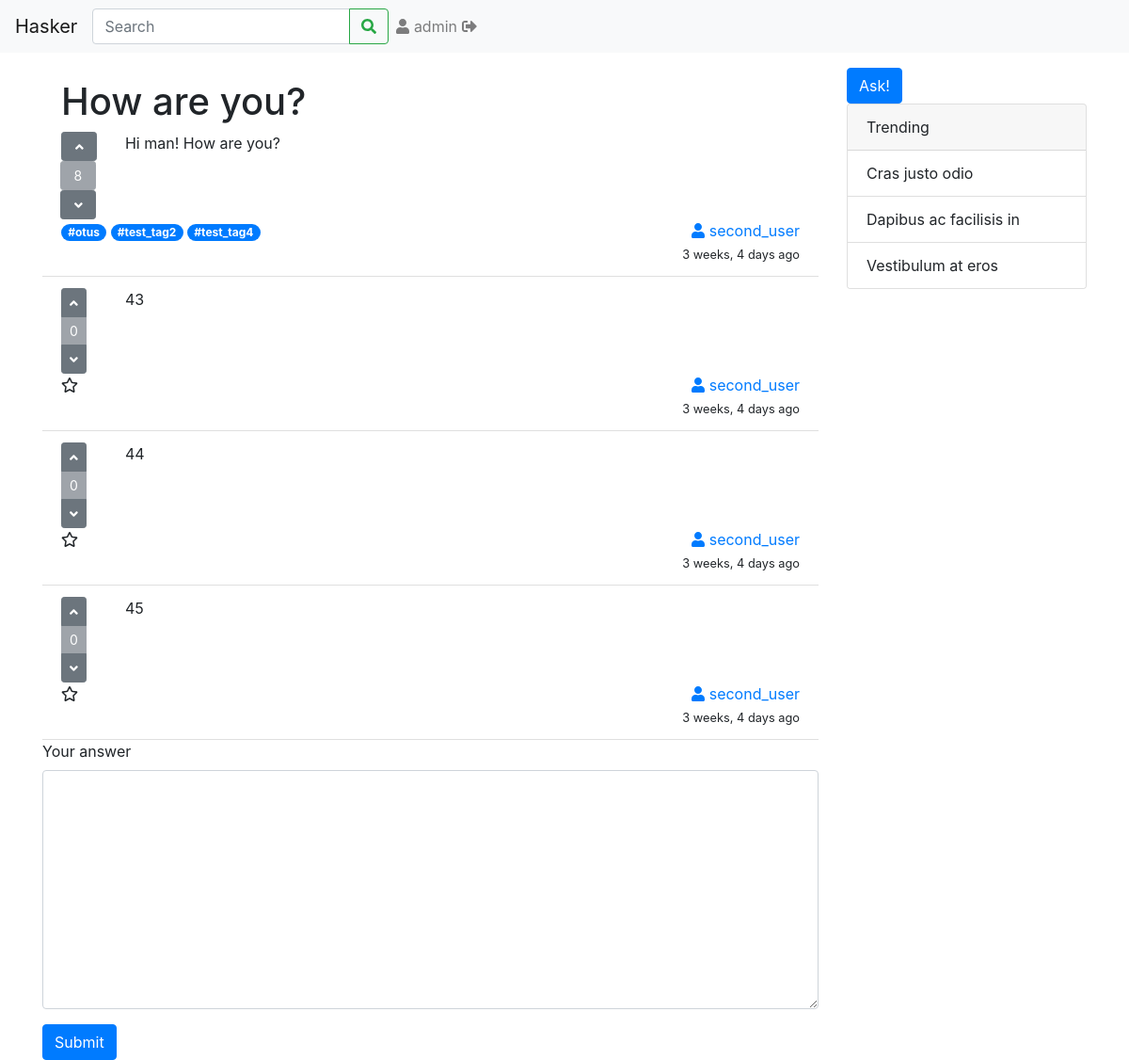
Screenshot of /qa/1/ (signed in) with the database file from the repository.
### qa/models.py (models this page shows, shortened)
class Question(models.Model):
    header = models.CharField(max_length=100)
    text = models.TextField()
    pub_date = models.DateTimeField(default=timezone.now)
    author = models.ForeignKey(User, on_delete=models.SET_NULL, null=True, blank=True)
    right_answer = models.ForeignKey(Answer, on_delete=models.SET_NULL, null=True, blank=True)
    votes = models.IntegerField(default=0)

class Tag(models.Model):
    word = models.CharField(max_length=30)
    questions = models.ManyToManyField(Question, blank=True)
    def __str__(self):
        return self.word

class Answer(models.Model):
    content = models.TextField()
    author = models.ForeignKey(User, on_delete=models.SET_NULL, null=True, blank=True)
    for_question = models.ForeignKey('qa.Question', on_delete=models.CASCADE)
    pub_date = models.DateTimeField(default=timezone.now)
    votes = models.IntegerField(default=0)

### qa/views.py (the view)
# urls.py: path('<int:pk>/', views.QuestionView.as_view(), name='question_view'),
class QuestionView(DetailView):
    model = Question
    template_name = 'qa/question.html'

### qa/templates/qa/question.html (shortened to what this page needs)
{% extends 'qa/base.html' %}
{% block body %}
    <ul class="list-group list-group-flush">
        <li class="list-group-item">
            <h1>{{ question.header }}</h1>
            <div class="row">
                <div class="col-1">
                    <div class="btn-group-vertical">
                        <form action="{% url 'qa:question_vote' question.id %}" method="post">
                            <button type="submit" name="question_vote" id="question_vote_up" value="up"
                                    class="btn btn-sm btn-secondary">
                                <i class="fas fa-angle-up"></i>
                            </button>
                            <button type="button"
                                    class="btn btn-sm btn-secondary disabled">{{ question.votes }}</button>
                            <button type="submit" name="question_vote" id="question_vote_down" value="down"
                                    class="btn btn-sm btn-secondary">
                                <i class="fas fa-angle-down"></i>
                            </button>
                        </form>
                    </div>
                </div>
                <div class="col">{{ question.text }}</div>
            </div>
            <div class="row">
                <div class="col">
                    {% for tag in question.tag_set.all %}
                        <a href="#" class="badge badge-pill badge-primary">#{{ tag }}</a>
                    {% endfor %}
                </div>
                <div class="col-3 text-right">
                    <div class="row">
                        <div class="col">
                            <a href="#"><i class="fas fa-user"></i> {{ question.author }}</a>
                        </div>
                    </div>
                    <div class="row">
                        <div class="col">
                            <small>{{ question.pub_date|timesince }} ago</small>
                        </div>
                    </div>
                </div>
            </div>
        </li>
        {% for answer in question.answer_set.all %}
            <li class="list-group-item">
                <div class="row">
                    <div class="col-1">
                        <div class="btn-group-vertical">
                            <button type="button" class="btn btn-sm btn-secondary">
                                <i class="fas fa-angle-up"></i>
                            </button>
                            <button type="button" class="btn btn-sm btn-secondary disabled">{{ answer.votes }}</button>
                            <button type="button" class="btn btn-sm btn-secondary">
                                <i class="fas fa-angle-down"></i>
                            </button>
                        </div>
                    </div>
                    <div class="col">{{ answer.content }}</div>
                </div>
                <div class="row">
                    <div class="col-1"><i class="far fa-star"></i></div>
                    <div class="col text-right">
                        <div class="row">
                            <div class="col">
                                <a href="#"><i class="fas fa-user"></i> {{ answer.author }}</a>
                            </div>
                        </div>
                        <div class="row">
                            <div class="col">
                                <small>{{ answer.pub_date|timesince }} ago</small>
                            </div>
                        </div>
                    </div>
                </div>
            </li>
        {% endfor %}
    </ul>
    <form action="{% url 'qa:answer_question' question.id %}" method="post">
        <div class="form-group">
            <label for="answer_content">Your answer</label>
            <textarea name="answer_content" cols="30" rows="10" class="form-control" id="answer_content"></textarea>
        </div>
        <button type="submit" class="btn btn-primary">Submit</button>
    </form>
{% endblock %}

### qa/templates/qa/base.html (shortened to what this page needs)
{% load static %}
<!doctype html>
<html lang="en">
<head>
    <link rel="stylesheet" href="{% static 'qa/css/bootstrap.min.css' %}">
</head>
<body>
<nav class="navbar navbar-expand-lg navbar-light bg-light mb-3">
    <a class="navbar-brand" href="{% url 'qa:index' %}">Hasker</a>
    <div class="collapse navbar-collapse" id="navbarSupportedContent">
        <form class="form-inline my-2 my-lg-0">
            <div class="input-group">
                <input class="form-control" type="search" placeholder="Search" aria-label="Search">
                <div class="input-group-append">
                    <button class="btn btn-outline-success my-2 my-sm-0" type="submit">
                        <i class="fas fa-search"></i>
                    </button>
                </div>
            </div>
        </form>
        {% if user.is_authenticated %}
            <ul class="navbar-nav mr-auto">
                <li class="nav-item">
                    <a class="nav-link" href="#"><i class="fas fa-user"></i> {{ user.username }} <i
                            class="fas fa-sign-out-alt"></i></a>
                </li>
            </ul>
        {% endif %}
    </div>
</nav>
<div role="main" class="container">
    <div class="row">
        <div class="col">
            {% block body %}{% endblock %}
        </div>
        <div class="col-3">
            {% if user.is_authenticated %}
                <a href="{% url 'qa:ask_view' %}" class="btn btn-primary">Ask!</a>
            {% endif %}
            <div class="card">
                <div class="card-header">
                    Trending
                </div>
                <ul class="list-group list-group-flush">
                    <li class="list-group-item">Cras justo odio</li>
                    <li class="list-group-item">Dapibus ac facilisis in</li>
                    <li class="list-group-item">Vestibulum at eros</li>
                </ul>
            </div>
        </div>
    </div>
</div>
</body>
</html>

### rows the page displays
Question: header "How are you?", votes "8", text "Hi man! How are you?", author "second_user", pub_date "3 weeks, 4 days"
Tag: word "otus"
Tag: word "test_tag2"
Tag: word "test_tag4"
Answer: votes "0", content "43", author "second_user", pub_date "3 weeks, 4 days"
Answer: votes "0", content "44", author "second_user", pub_date "3 weeks, 4 days"
Answer: votes "0", content "45", author "second_user", pub_date "3 weeks, 4 days"

### other values shown
{{ user.username }} "admin"
